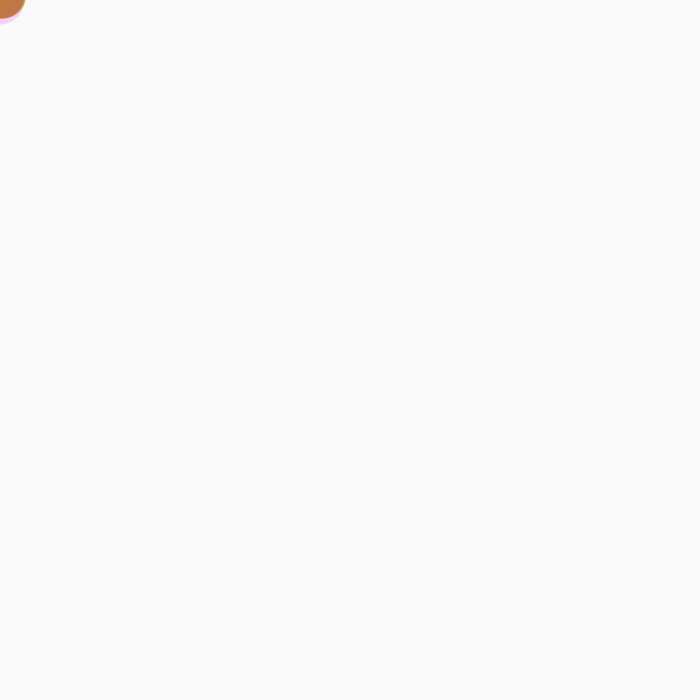
Frame 1 (no input)
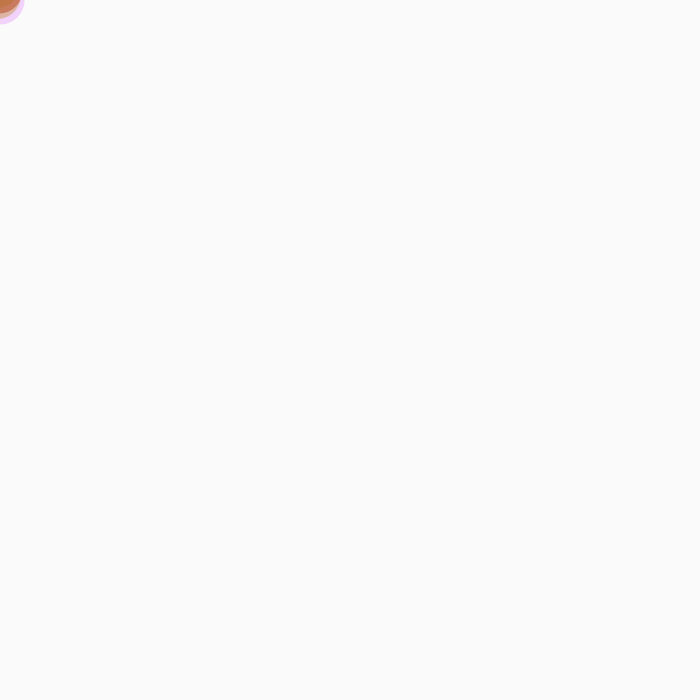
Frame 60 (the mouse pressed at the canvas centre just before this capture)
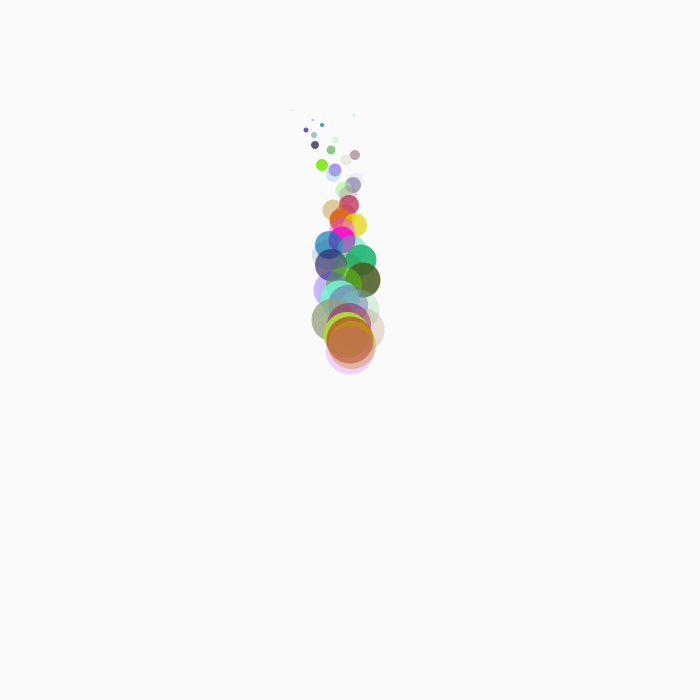
Frame 120 (the mouse held since frame 60 and released just before this capture)

The Processing sketch that drew these frames (run headless with seeded random() and noise(); from frame 60 on, the mouse is pressed at the canvas centre):

// Processing sketch: processing_166669
// ── processing_166669.pde

int[] xpos = new int[50];
int[] ypos = new int[50];

void setup() {
  size(700, 700);
  smooth();

  for (int i = 0; i < 50; i++) {
    xpos[i] = 0;
    ypos[i] = 0;
  }
  //noCursor();
}

void draw() {
  background 
    (250);
  for (int i = 0; i < 49; i++) {
    xpos[i] = xpos[i+1];
    ypos[i] = ypos[i+1];
    ypos[i]-=5;
    xpos[i]+=+ random (-5, 5);
  }

  xpos[xpos.length-1] = mouseX;
  ypos[ypos.length-1] = mouseY;

  for (int i = 0; i < 50; i++) {
    noStroke();
    fill(255-i*1123456789);
    ellipse(xpos[i], ypos[i], i, i);
  }
}
